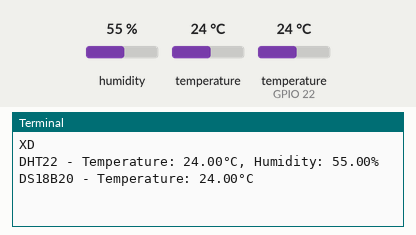
This program was run on a simulated Raspberry Pi (BCM pin numbers). Parts: the last lines printed to the terminal. Inputs (shaded band) come from the test bench; at power-on: humidity 55 %, temperature 24 °C, temperature (sensor on GPIO 22) 24 °C. The clock reads 2024-03-15 10:24:30 at power-on unless the program sets it; web requests get an empty 200 reply after 0.4 s.

Above: at 1.2 s.
1.3 s: humidity set to 22 %
At 2.1 s:
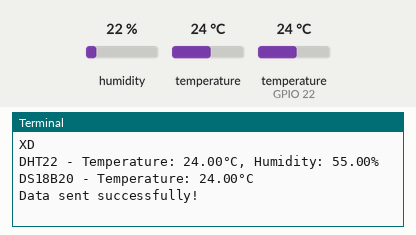
6.3 s: temperature (sensor 0) set to 12 °C
At 7.7 s:
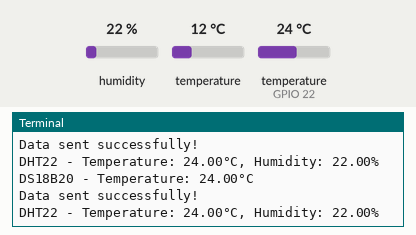
10.6 s: temperature (sensor on GPIO 22) set to 12 °C
At 12.6 s:
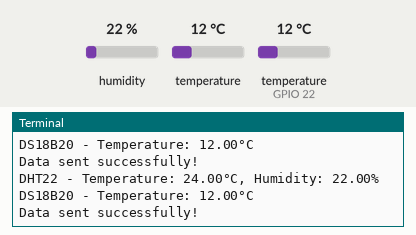
14.9 s: temperature (sensor 0) set to 19 °C
At 15.3 s:
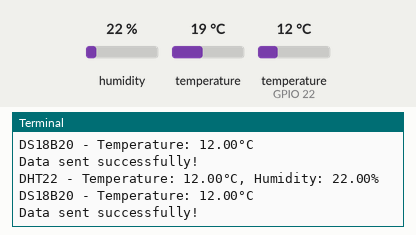
19.2 s: humidity set to 40 %
At 23.2 s:
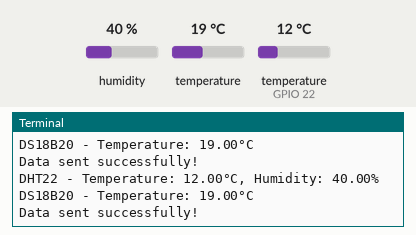
Timing chart, 0 to 24.5 s (numbered marks = the images above; inputs shaded):
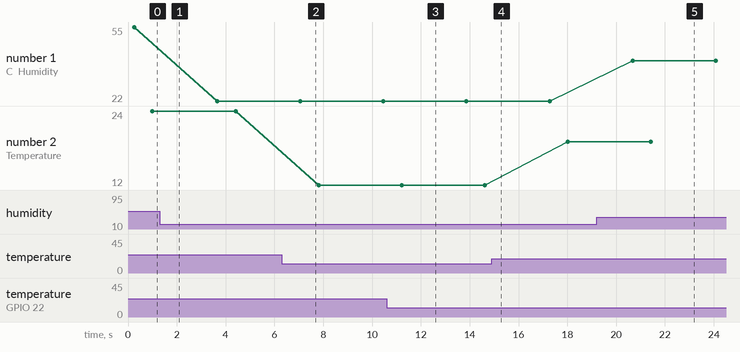

The program:

temp_hum_data.py
```python
import adafruit_dht
import board
import time
from w1thermsensor import W1ThermSensor
import requests
from datetime import datetime

# Initialize the sensors
dht_device = adafruit_dht.DHT22(board.D22)  # DHT22 on GPIO 17
ds18b20_sensor = W1ThermSensor()

# Terrarium ID
TERRARIUM_ID = 1

# API endpoint
API_URL = "http://212.47.71.180:8080/readings"
print("XD")
try:
    while True:
        # Read data from DHT22
        try:
            temperature_1 = dht_device.temperature
            humidity = dht_device.humidity
            print(f"DHT22 - Temperature: {temperature_1:.2f}°C, Humidity: {humidity:.2f}%")
        except RuntimeError as error:
            print(f"Error reading DHT22: {error}")
            temperature_1 = None
            humidity = None

        # Read data from DS18B20
        try:
            temperature_2 = ds18b20_sensor.get_temperature()
            print(f"DS18B20 - Temperature: {temperature_2:.2f}°C")
        except Exception as error:
            print(f"Error reading DS18B20: {error}")
            temperature_2 = None

        # Get the current timestamp
        current_timestamp = datetime.now().isoformat()

        # Prepare the data payload
        data = {
            "date": current_timestamp,
            "temperature_1": temperature_1,
            "temperature_2": temperature_2,
            "humidity": humidity,
            "terrarium_id": TERRARIUM_ID
        }

        # Send the data to the API
        try:
            response = requests.post(API_URL, json=data)
            if response.status_code == 200 or response.status_code == 201:
                print("Data sent successfully!")
            else:
                print(f"Failed to send data. Status code: {response.status_code}, Response: {response.text}")
        except requests.exceptions.RequestException as e:
            print(f"Error sending data: {e}")

        # Wait 2 seconds before the next reading
        time.sleep(2)

except KeyboardInterrupt:
    print("Program stopped.")
```

Measured:
- after the input at 19.2 s, the terminal: prints a new line after 1.5 s (image 5)
- plotted number 1: 22 → 40 after the input at 19.2 s
- plotted number 2: 24 → 12 after the input at 6.3 s, 12 → 19 after the input at 14.9 s
